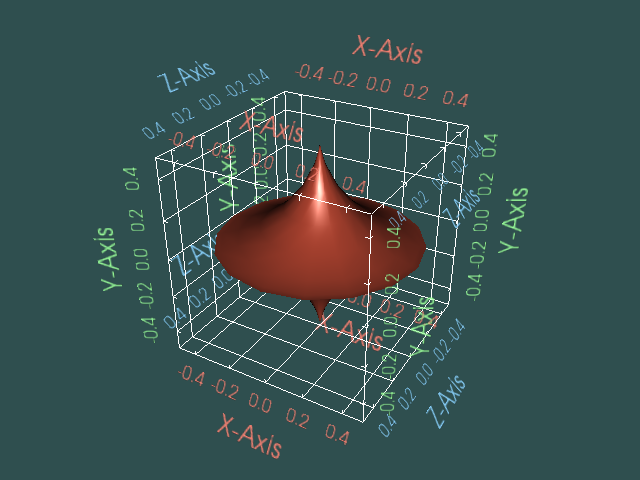

Recreate this plot in Python.
#!/usr/bin/env python

# Display labeled cube axes with gridlines around a superquadric surface.

# Factory overrides: importing these modules registers the OpenGL rendering
# and interaction style implementations for vtkRenderingCore factory classes.
import vtkmodules.vtkInteractionStyle  # noqa: F401
import vtkmodules.vtkRenderingOpenGL2  # noqa: F401

# VTK pipeline classes used in this example
from vtkmodules.vtkFiltersSources import vtkSuperquadricSource
from vtkmodules.vtkRenderingAnnotation import vtkCubeAxesActor
from vtkmodules.vtkRenderingCore import (
    vtkActor,
    vtkPolyDataMapper,
    vtkRenderWindow,
    vtkRenderWindowInteractor,
    vtkRenderer,
)

# Colors (normalized RGB)
dark_slate_gray = (0.184, 0.310, 0.310)
tomato = (1.000, 0.388, 0.278)
salmon = (0.980, 0.502, 0.447)
pale_green = (0.596, 0.984, 0.596)
light_sky_blue = (0.529, 0.808, 0.980)

# Source: generate superquadric polygon data
source = vtkSuperquadricSource()
source.SetPhiRoundness(3.1)
source.SetThetaRoundness(1.0)
source.Update()

# Mapper: map polygon data to graphics primitives
mapper = vtkPolyDataMapper()
mapper.SetInputConnection(source.GetOutputPort())

# Actor: assign the mapped geometry with diffuse and specular shading
actor = vtkActor()
actor.SetMapper(mapper)
actor.GetProperty().SetDiffuseColor(tomato)
actor.GetProperty().SetDiffuse(0.7)
actor.GetProperty().SetSpecular(0.7)
actor.GetProperty().SetSpecularPower(50.0)

# Renderer: assemble the scene and configure the camera
renderer = vtkRenderer()
renderer.SetBackground(dark_slate_gray)

# CubeAxes: draw labeled bounding-box axes with gridlines
cube_axes = vtkCubeAxesActor()
cube_axes.SetUseTextActor3D(1)
cube_axes.SetBounds(source.GetOutput().GetBounds())
cube_axes.SetCamera(renderer.GetActiveCamera())

cube_axes.GetTitleTextProperty(0).SetColor(salmon)
cube_axes.GetTitleTextProperty(0).SetFontSize(18)
cube_axes.GetLabelTextProperty(0).SetColor(salmon)
cube_axes.DrawXGridlinesOn()
cube_axes.XAxisMinorTickVisibilityOff()

cube_axes.GetTitleTextProperty(1).SetColor(pale_green)
cube_axes.GetTitleTextProperty(1).SetFontSize(18)
cube_axes.GetLabelTextProperty(1).SetColor(pale_green)
cube_axes.DrawYGridlinesOn()
cube_axes.YAxisMinorTickVisibilityOff()

cube_axes.GetTitleTextProperty(2).SetColor(light_sky_blue)
cube_axes.GetTitleTextProperty(2).SetFontSize(18)
cube_axes.GetLabelTextProperty(2).SetColor(light_sky_blue)
cube_axes.DrawZGridlinesOn()
cube_axes.ZAxisMinorTickVisibilityOff()

cube_axes.SetGridLineLocation(cube_axes.VTK_GRID_LINES_FURTHEST)
cube_axes.SetFlyModeToStaticEdges()

renderer.AddActor(cube_axes)
renderer.AddActor(actor)
renderer.GetActiveCamera().Azimuth(30)
renderer.GetActiveCamera().Elevation(30)
renderer.ResetCamera()
renderer.GetActiveCamera().Zoom(0.8)

# Window: display the rendered scene
render_window = vtkRenderWindow()
render_window.AddRenderer(renderer)
render_window.SetWindowName("cube axes actor")
render_window.SetMultiSamples(0)
render_window.SetSize(640, 480)

# Interactor: handle mouse and keyboard events
render_window_interactor = vtkRenderWindowInteractor()
render_window_interactor.SetRenderWindow(render_window)

# Launch the interactive visualization
render_window_interactor.Initialize()
render_window_interactor.Start()
